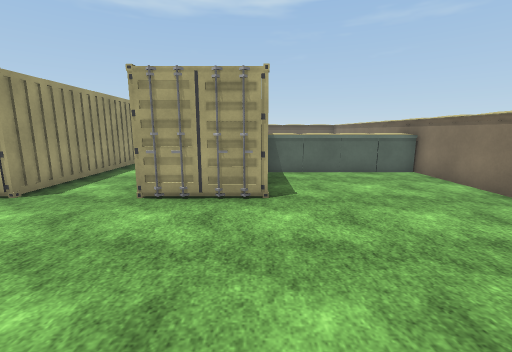
[1] (above)

16 first-person views from a walk through a scene from a Unity 3-D project. The camera is 1.5 m above the floor, tilts 10° down and sees 90° across. The floor is counted in squares, 1 m on a side. Each view is taken from the middle of a square. On the plan, view 1 faces up. The plan holds only what a view shows up to about 13 squares ahead; the rest is blank. The place goes on beyond the plan. The player character is not drawn. Surface patterns are stand-ins for the level's own textures.

[2]
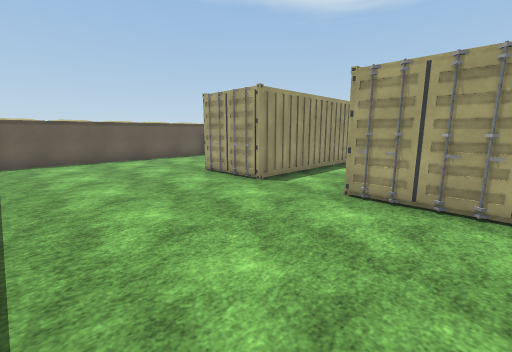

[3]
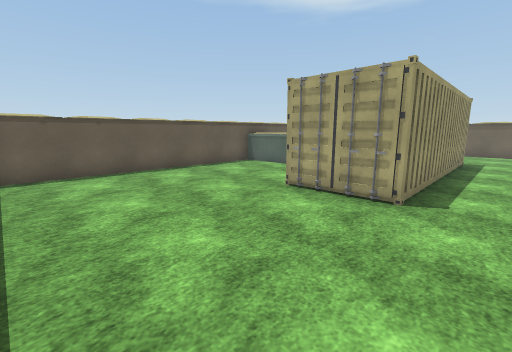

[4]
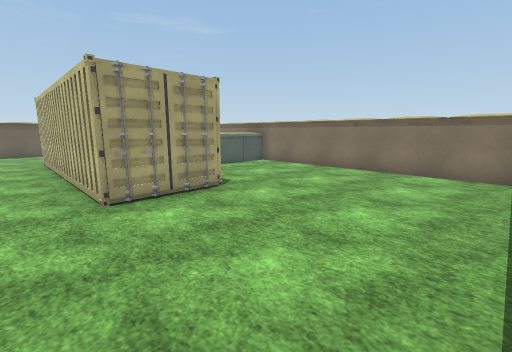

[5]
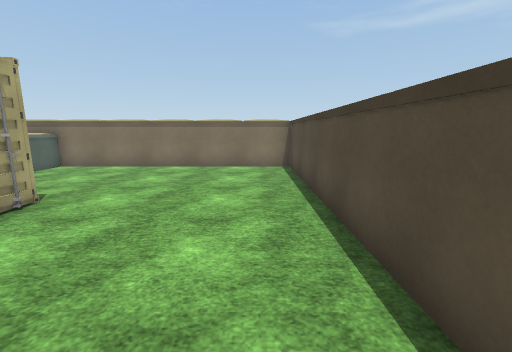

[6]
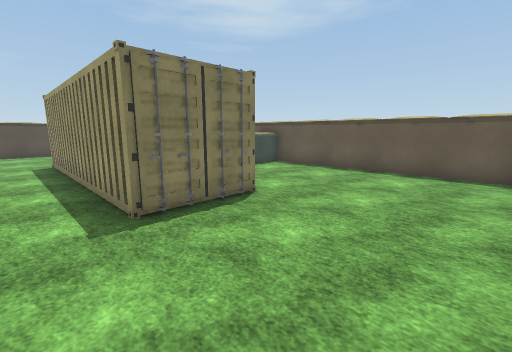

[7]
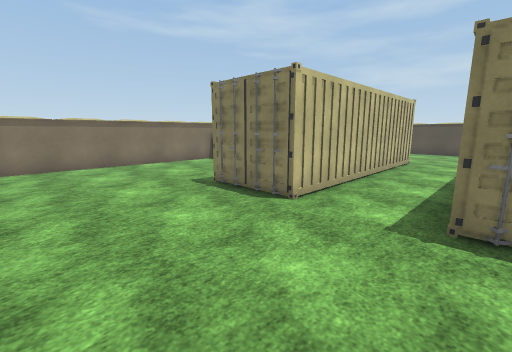

[8]
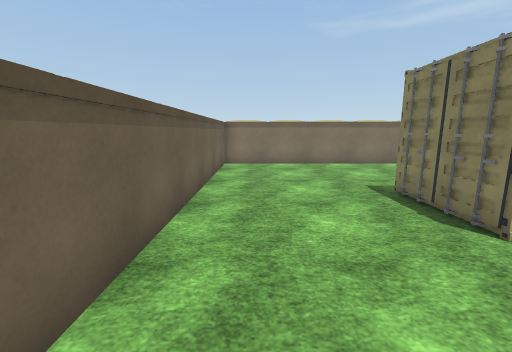

[9]
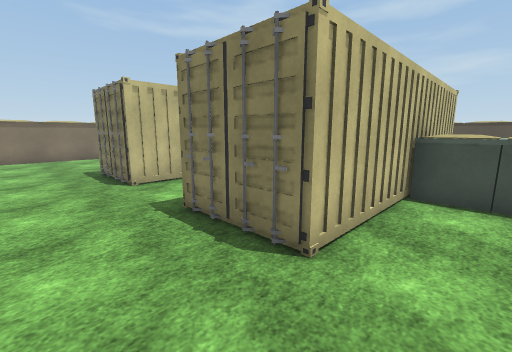

[10]
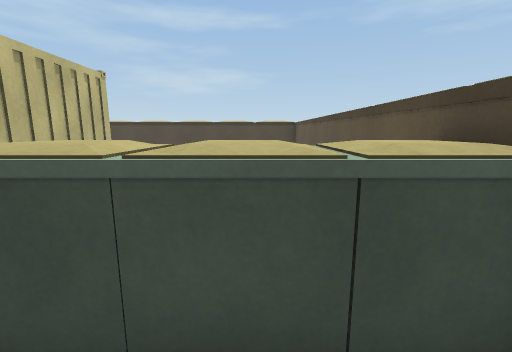

[11]
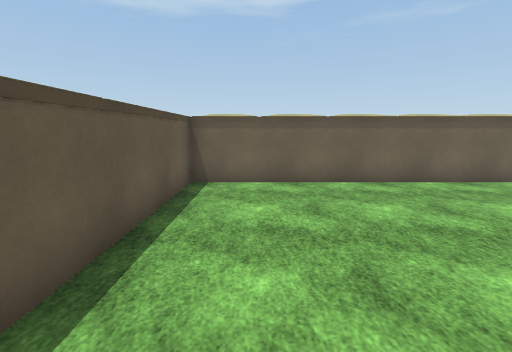

[12]
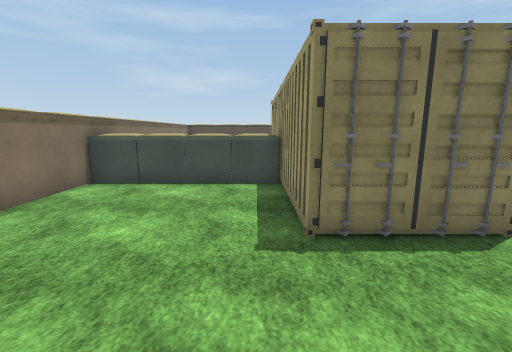

[13]
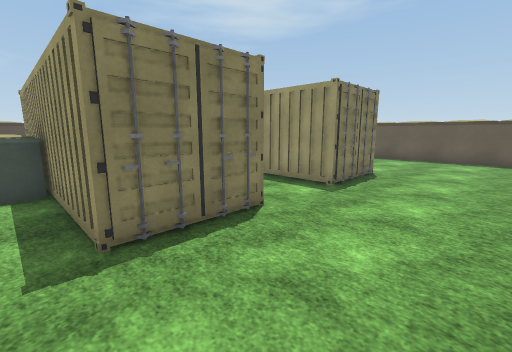

[14]
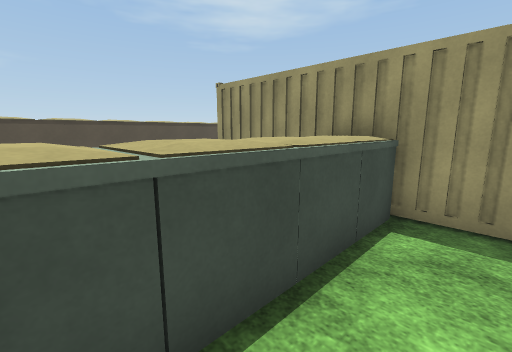

[15]
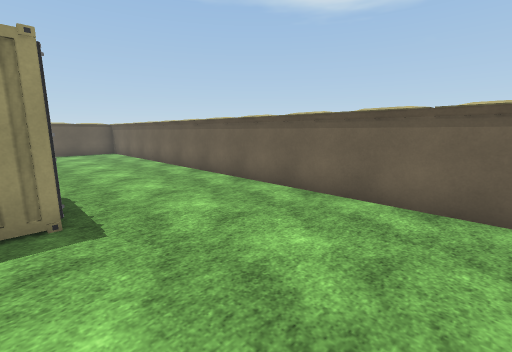

[16]
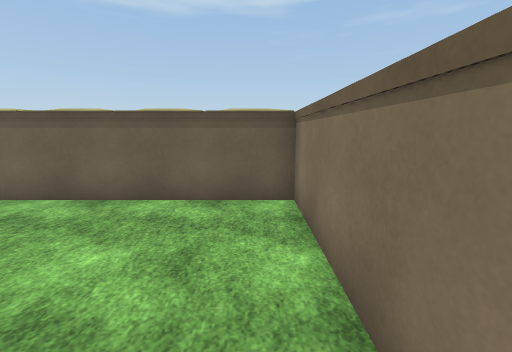

### Floor plan
Key: @ floor where view 1 was taken; # wall or solid block; . floor; = window, fence, low wall or low ledge; ^ raised ledge; C container.
Columns run from 14 left of view 1 to 6 right of it. Each row starts with its distance up from view 1.
 20 #####################
 19 #...................#
 18 #...................#
 17 #...................#
 16 #...................#
 15 #.....C.C...CCC.....#
 14 #.....###..C###.....#
 13 #.....###..C  #.....#
 12 #.....###..#  #.....#
 11 #....=###..C  #=....#
 10 #^^^^^###..#  #^^^^^#
  9 #^^^  ###..#  #^^^^^#
  8 #.... ###..#  #.....#
  7 #.....###..# ##.....#
  6 #.....C##..###C.....#
  5 #...................#
  4 #...................#
  3 #...................#
  2 #...................#
  1 #...................#
  0 #.............@.....#
 -1 #####################

Where each view was taken, in squares from view 1:
view 1: 0 up, 0 right, facing up
view 2: 0 up, 0 right, facing up-left
view 3: 0 up, 4 left, facing up-left
view 4: 0 up, 4 left, facing up-right
view 5: 1 up, 5 left, facing right
view 6: 19 up, 4 left, facing down-left
view 7: 19 up, 6 left, facing down-right
view 8: 18 up, 6 left, facing right
view 9: 17 up, 10 left, facing down-right
view 10: 12 up, 12 left, facing down
view 11: 12 up, 12 left, facing up
view 12: 18 up, 1 right, facing down
view 13: 18 up, 1 right, facing down-left
view 14: 12 up, 5 right, facing down-left
view 15: 14 up, 5 right, facing up-left
view 16: 14 up, 5 right, facing up
